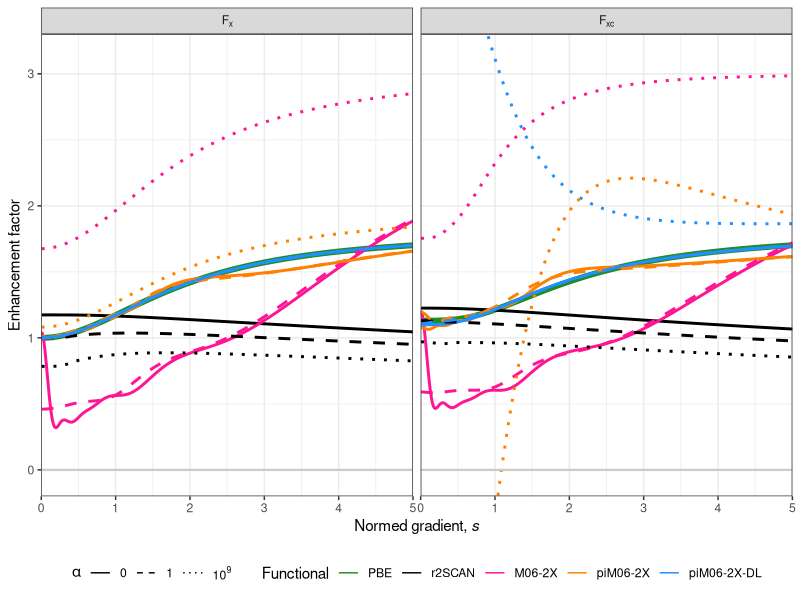
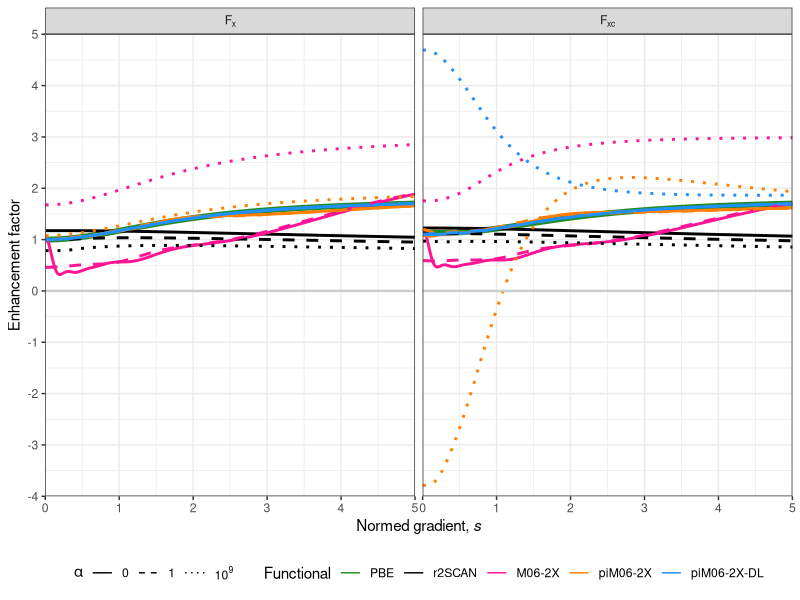

Write the R code that produced these figures, in order.
#!/usr/bin/env Rscript

library(ggplot2)
library(dplyr)
library(reshape2)

# Functional colors
#[1] "#E41A1C" "#377EB8" "#4DAF4A" "#984EA3" "#FF7F00" "#A65628"
#[8] "#F781BF" 
# R2SCAN      "black"
# PBE         "darkgreen"
# M06-2X      "deeppink"
# piM06-2X    "darkorange"
# piM06-2X-DL "dodgerblue"

Fx_Fxc_tab <- read.csv("Fx-Fxc.csv", sep=";", header=T)

p <- Fx_Fxc_tab %>%
  filter(s > 0) %>%
  left_join(data.frame(Name=c("PBE", "R2SCAN", "M06-2X", "piM06-2X", "piM06-2X-DL"), lw=c(2,1,1,1,1))) %>%
  mutate(alpha=factor(as.character(as.integer(alpha)), levels=c("0","1","1000000000"), labels=c("0", "1", "10^9")),
         var=factor(var, levels=c("Fx","Fxc"),labels=c("F[x]","F[xc]")),
         Name=factor(Name, levels=c("PBE", "R2SCAN", "M06-2X", "piM06-2X", "piM06-2X-DL"))) %>%
  ggplot(aes(x=s, y=val, linetype=alpha, color=Name, linewidth=lw)) +
    geom_line(alpha=1) +
    coord_cartesian(ylim=c(-0.2,3.3), xlim=c(0,5), expand=F) +
    scale_x_continuous(expression(paste("Normed gradient, ", italic(s)))) +
    scale_y_continuous("Enhancement factor", breaks=seq(-5,5,1)) +
    facet_wrap(~var, labeller = label_parsed) +
    scale_color_manual("Functional", values=c("forestgreen", "black","deeppink", "darkorange1", "dodgerblue"),
                                     breaks=c("PBE","R2SCAN","M06-2X","piM06-2X","piM06-2X-DL"),
                                     labels=c("PBE","r2SCAN","M06-2X","piM06-2X","piM06-2X-DL")) +
    scale_linetype_manual(expression(alpha), labels = c("0", "1", expression(10^9)), values = c("solid", "dashed", "dotted")) +
    scale_linewidth_identity() +
    geom_hline(yintercept=0, color="gray80", linewidth=0.8) +
    theme_bw() +
    theme(legend.position="bottom") +
    guides(linewidth="none", color="legend", linetype="legend")

ggsave("Fig_fx_fxc-cutted.png", p, units="cm", dpi=1000, width=19, height=10*19/18)

p <- Fx_Fxc_tab %>%
  filter(s > 0) %>%
  left_join(data.frame(Name=c("PBE", "R2SCAN", "M06-2X", "piM06-2X", "piM06-2X-DL"), lw=c(2,1,1,1,1))) %>%
  mutate(alpha=factor(as.character(as.integer(alpha)), levels=c("0","1","1000000000"), labels=c("0", "1", "10^9")),
         var=factor(var, levels=c("Fx","Fxc"),labels=c("F[x]","F[xc]")),
         Name=factor(Name, levels=c("PBE", "R2SCAN", "M06-2X", "piM06-2X", "piM06-2X-DL"))) %>%
  ggplot(aes(x=s, y=val, linetype=alpha, color=Name, linewidth=lw)) +
    geom_line(alpha=1) +
    coord_cartesian(ylim=c(-4,5), xlim=c(0,5), expand=F) +
    scale_x_continuous(expression(paste("Normed gradient, ", italic(s)))) +
    scale_y_continuous("Enhancement factor", breaks=seq(-5,5,1)) +
    facet_wrap(~var, labeller = label_parsed) +
    scale_color_manual("Functional", values=c("forestgreen", "black","deeppink", "darkorange1", "dodgerblue"),
                                     breaks=c("PBE","R2SCAN","M06-2X","piM06-2X","piM06-2X-DL"),
                                     labels=c("PBE","r2SCAN","M06-2X","piM06-2X","piM06-2X-DL")) +
    scale_linetype_manual(expression(alpha), labels = c("0", "1", expression(10^9)), values = c("solid", "dashed", "dotted")) +
    scale_linewidth_identity() +
    geom_hline(yintercept=0, color="gray80", linewidth=0.8) +
    theme_bw() +
    theme(legend.position="bottom") +
    guides(linewidth="none", color="legend", linetype="legend")

ggsave("Fig_fx_fxc-full.png", p, units="cm", dpi=1000, width=19, height=10*19/18)
